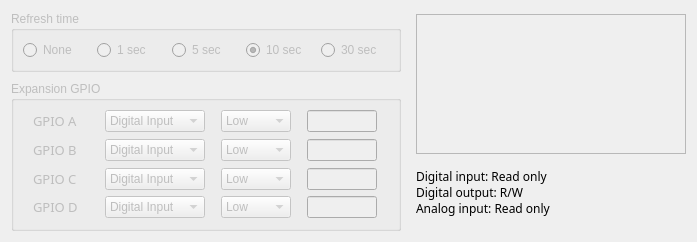
            <widget class="QWidget" name="userio_tab">
             <attribute name="title">
              <string>User I/O</string>
             </attribute>
             <attribute name="toolTip">
              <string>User I/O (supported WIZ750SR)</string>
             </attribute>
             <layout class="QGridLayout" name="gridLayout_124">
              <property name="horizontalSpacing">
               <number>12</number>
              </property>
              <item row="0" column="0">
               <layout class="QGridLayout" name="gridLayout_123">
                <property name="horizontalSpacing">
                 <number>15</number>
                </property>
                <property name="verticalSpacing">
                 <number>10</number>
                </property>
                <item row="0" column="0">
                 <layout class="QGridLayout" name="gridLayout_122">
                  <property name="verticalSpacing">
                   <number>9</number>
                  </property>
                  <item row="0" column="0">
                   <widget class="QGroupBox" name="refresh_grp">
                    <property name="enabled">
                     <bool>false</bool>
                    </property>
                    <property name="sizePolicy">
                     <sizepolicy hsizetype="Preferred" vsizetype="Minimum">
                      <horstretch>0</horstretch>
                      <verstretch>0</verstretch>
                     </sizepolicy>
                    </property>
                    <property name="minimumSize">
                     <size>
                      <width>390</width>
                      <height>50</height>
                     </size>
                    </property>
                    <property name="maximumSize">
                     <size>
                      <width>390</width>
                      <height>70</height>
                     </size>
                    </property>
                    <property name="baseSize">
                     <size>
                      <width>390</width>
                      <height>50</height>
                     </size>
                    </property>
                    <property name="title">
                     <string>Refresh time</string>
                    </property>
                    <layout class="QGridLayout" name="gridLayout_30">
                     <item row="0" column="0">
                      <layout class="QHBoxLayout" name="horizontalLayout_11">
                       <property name="spacing">
                        <number>6</number>
                       </property>
                       <item>
                        <widget class="QRadioButton" name="refresh_no">
                         <property name="text">
                          <string>None</string>
                         </property>
                         <property name="checked">
                          <bool>false</bool>
                         </property>
                        </widget>
                       </item>
                       <item>
                        <widget class="QRadioButton" name="refresh_1s">
                         <property name="text">
                          <string>1 sec</string>
                         </property>
                         <property name="checked">
                          <bool>false</bool>
                         </property>
                        </widget>
                       </item>
                       <item>
                        <widget class="QRadioButton" name="refresh_5s">
                         <property name="text">
                          <string>5 sec</string>
                         </property>
                         <property name="checked">
                          <bool>false</bool>
                         </property>
                        </widget>
                       </item>
                       <item>
                        <widget class="QRadioButton" name="refresh_10s">
                         <property name="text">
                          <string>10 sec</string>
                         </property>
                         <property name="checked">
                          <bool>true</bool>
                         </property>
                        </widget>
                       </item>
                       <item>
                        <widget class="QRadioButton" name="refresh_30s">
                         <property name="text">
                          <string>30 sec</string>
                         </property>
                        </widget>
                       </item>
                      </layout>
                     </item>
                    </layout>
                   </widget>
                  </item>
                  <item row="1" column="0">
                   <widget class="QGroupBox" name="exp_gpio">
                    <property name="enabled">
                     <bool>false</bool>
                    </property>
                    <property name="minimumSize">
                     <size>
                      <width>390</width>
                      <height>150</height>
                     </size>
                    </property>
                    <property name="maximumSize">
                     <size>
                      <width>390</width>
                      <height>150</height>
                     </size>
                    </property>
                    <property name="title">
                     <string>Expansion GPIO</string>
                    </property>
                    <layout class="QGridLayout" name="gridLayout_73">
                     <item row="0" column="0">
                      <widget class="QFrame" name="frame_gpioa">
                       <layout class="QGridLayout" name="gridLayout_72">
                        <property name="leftMargin">
                         <number>0</number>
                        </property>
                        <property name="topMargin">
                         <number>0</number>
                        </property>
                        <property name="rightMargin">
                         <number>0</number>
                        </property>
                        <property name="bottomMargin">
                         <number>0</number>
                        </property>
                        <item row="0" column="0">
                         <widget class="QLabel" name="gpioa_label">
                          <property name="minimumSize">
                           <size>
                            <width>56</width>
                            <height>0</height>
                           </size>
                          </property>
                          <property name="maximumSize">
                           <size>
                            <width>56</width>
                            <height>16777215</height>
                           </size>
                          </property>
                          <property name="font">
                           <font>
                            <family>맑은 고딕</family>
                            <pointsize>10</pointsize>
                           </font>
                          </property>
                          <property name="text">
                           <string>GPIO A</string>
                          </property>
                         </widget>
                        </item>
                        <item row="0" column="1">
                         <widget class="QComboBox" name="gpioa_config">
                          <property name="minimumSize">
                           <size>
                            <width>100</width>
                            <height>0</height>
                           </size>
                          </property>
                          <property name="maximumSize">
                           <size>
                            <width>100</width>
                            <height>16777215</height>
                           </size>
                          </property>
                          <item>
                           <property name="text">
                            <string>Digital Input</string>
                           </property>
                          </item>
                          <item>
                           <property name="text">
                            <string>Digital Output</string>
                           </property>
                          </item>
                          <item>
                           <property name="text">
                            <string>Analog Input</string>
                           </property>
                          </item>
                         </widget>
                        </item>
                        <item row="0" column="2">
                         <widget class="QComboBox" name="gpioa_set">
                          <property name="minimumSize">
                           <size>
                            <width>70</width>
                            <height>22</height>
                           </size>
                          </property>
                          <property name="maximumSize">
                           <size>
                            <width>70</width>
                            <height>22</height>
                           </size>
                          </property>
                          <item>
                           <property name="text">
                            <string>Low</string>
                           </property>
                          </item>
                          <item>
                           <property name="text">
                            <string>High</string>
                           </property>
                          </item>
                         </widget>
                        </item>
                        <item row="0" column="3">
                         <widget class="QLineEdit" name="gpioa_get">
                          <property name="minimumSize">
                           <size>
                            <width>70</width>
                            <height>22</height>
                           </size>
                          </property>
                          <property name="maximumSize">
                           <size>
                            <width>70</width>
                            <height>22</height>
                           </size>
                          </property>
                          <property name="inputMask">
                           <string notr="true"/>
                          </property>
                          <property name="text">
                           <string notr="true"/>
                          </property>
                          <property name="maxLength">
                           <number>4</number>
                          </property>
                          <property name="frame">
                           <bool>true</bool>
                          </property>
                          <property name="alignment">
                           <set>Qt::AlignCenter</set>
                          </property>
                          <property name="dragEnabled">
                           <bool>true</bool>
                          </property>
                          <property name="readOnly">
                           <bool>true</bool>
                          </property>
                         </widget>
                        </item>
                       </layout>
                      </widget>
                     </item>
                     <item row="1" column="0">
                      <widget class="QFrame" name="frame_gpiob">
                       <layout class="QGridLayout" name="gridLayout_74">
                        <property name="leftMargin">
                         <number>0</number>
                        </property>
                        <property name="topMargin">
                         <number>0</number>
                        </property>
                        <property name="rightMargin">
                         <number>0</number>
                        </property>
                        <property name="bottomMargin">
                         <number>0</number>
                        </property>
                        <item row="0" column="0">
                         <widget class="QLabel" name="gpiob_label">
                          <property name="minimumSize">
                           <size>
                            <width>56</width>
                            <height>0</height>
                           </size>
                          </property>
                          <property name="maximumSize">
                           <size>
                            <width>56</width>
                            <height>16777215</height>
                           </size>
                          </property>
                          <property name="font">
                           <font>
                            <family>맑은 고딕</family>
                            <pointsize>10</pointsize>
                           </font>
                          </property>
                          <property name="text">
                           <string>GPIO B</string>
                          </property>
                         </widget>
                        </item>
                        <item row="0" column="1">
                         <widget class="QComboBox" name="gpiob_config">
                          <property name="minimumSize">
                           <size>
                            <width>100</width>
                            <height>0</height>
                           </size>
                          </property>
                          <property name="maximumSize">
                           <size>
                            <width>100</width>
                            <height>16777215</height>
                           </size>
                          </property>
                          <item>
                           <property name="text">
                            <string>Digital Input</string>
                           </property>
                          </item>
                          <item>
                           <property name="text">
                            <string>Digital Output</string>
                           </property>
                          </item>
                          <item>
                           <property name="text">
                            <string>Analog Input</string>
                           </property>
                          </item>
                         </widget>
                        </item>
                        <item row="0" column="2">
                         <widget class="QComboBox" name="gpiob_set">
                          <property name="minimumSize">
                           <size>
                            <width>70</width>
                            <height>22</height>
                           </size>
                          </property>
                          <property name="maximumSize">
                           <size>
                            <width>70</width>
                            <height>22</height>
                           </size>
                          </property>
                          <item>
                           <property name="text">
                            <string>Low</string>
                           </property>
                          </item>
                          <item>
                           <property name="text">
                            <string>High</string>
                           </property>
                          </item>
                         </widget>
                        </item>
                        <item row="0" column="3">
                         <widget class="QLineEdit" name="gpiob_get">
                          <property name="minimumSize">
                           <size>
                            <width>70</width>
                            <height>22</height>
                           </size>
                          </property>
                          <property name="maximumSize">
                           <size>
                            <width>70</width>
                            <height>22</height>
                           </size>
                          </property>
                          <property name="inputMask">
                           <string notr="true"/>
                          </property>
                          <property name="text">
                           <string notr="true"/>
                          </property>
                          <property name="maxLength">
                           <number>4</number>
                          </property>
                          <property name="frame">
                           <bool>true</bool>
                          </property>
                          <property name="alignment">
                           <set>Qt::AlignCenter</set>
                          </property>
                          <property name="dragEnabled">
                           <bool>true</bool>
                          </property>
                          <property name="readOnly">
                           <bool>true</bool>
                          </property>
                         </widget>
                        </item>
                       </layout>
                      </widget>
                     </item>
                     <item row="2" column="0">
                      <widget class="QFrame" name="frame_gpioc">
                       <property name="toolTipDuration">
                        <number>-1</number>
                       </property>
                       <layout class="QGridLayout" name="gridLayout_71">
                        <property name="leftMargin">
                         <number>0</number>
                        </property>
                        <property name="topMargin">
                         <number>0</number>
                        </property>
                        <property name="rightMargin">
                         <number>0</number>
                        </property>
                        <property name="bottomMargin">
                         <number>0</number>
                        </property>
                        <item row="0" column="0">
                         <widget class="QLabel" name="gpioc_label">
                          <property name="minimumSize">
                           <size>
                            <width>56</width>
                            <height>0</height>
                           </size>
                          </property>
                          <property name="maximumSize">
                           <size>
                            <width>56</width>
                            <height>16777215</height>
                           </size>
                          </property>
                          <property name="font">
                           <font>
                            <family>맑은 고딕</family>
                            <pointsize>10</pointsize>
                           </font>
                          </property>
                          <property name="text">
                           <string>GPIO C</string>
                          </property>
                         </widget>
                        </item>
                        <item row="0" column="1">
                         <widget class="QComboBox" name="gpioc_config">
                          <property name="minimumSize">
                           <size>
                            <width>100</width>
                            <height>0</height>
                           </size>
                          </property>
                          <property name="maximumSize">
                           <size>
                            <width>100</width>
                            <height>16777215</height>
                           </size>
                          </property>
                          <item>
                           <property name="text">
                            <string>Digital Input</string>
                           </property>
                          </item>
                          <item>
                           <property name="text">
                            <string>Digital Output</string>
                           </property>
                          </item>
                          <item>
                           <property name="text">
                            <string>Analog Input</string>
                           </property>
                          </item>
                         </widget>
                        </item>
                        <item row="0" column="2">
                         <widget class="QComboBox" name="gpioc_set">
                          <property name="minimumSize">
                           <size>
                            <width>70</width>
                            <height>22</height>
                           </size>
                          </property>
                          <property name="maximumSize">
                           <size>
                            <width>70</width>
                            <height>22</height>
                           </size>
                          </property>
                          <item>
                           <property name="text">
                            <string>Low</string>
                           </property>
                          </item>
                          <item>
                           <property name="text">
                            <string>High</string>
                           </property>
                          </item>
                         </widget>
                        </item>
                        <item row="0" column="3">
                         <widget class="QLineEdit" name="gpioc_get">
                          <property name="minimumSize">
                           <size>
                            <width>70</width>
                            <height>22</height>
                           </size>
                          </property>
                          <property name="maximumSize">
                           <size>
                            <width>70</width>
                            <height>22</height>
                           </size>
                          </property>
                          <property name="inputMask">
                           <string notr="true"/>
                          </property>
                          <property name="text">
                           <string notr="true"/>
                          </property>
                          <property name="maxLength">
                           <number>4</number>
                          </property>
                          <property name="frame">
                           <bool>true</bool>
                          </property>
                          <property name="alignment">
                           <set>Qt::AlignCenter</set>
                          </property>
                          <property name="dragEnabled">
                           <bool>true</bool>
                          </property>
                          <property name="readOnly">
                           <bool>true</bool>
                          </property>
                         </widget>
                        </item>
                       </layout>
                      </widget>
                     </item>
                     <item row="3" column="0">
                      <widget class="QFrame" name="frame_gpiod">
                       <layout class="QGridLayout" name="gridlayout_gpiod">
                        <property name="leftMargin">
                         <number>0</number>
                        </property>
                        <property name="topMargin">
                         <number>0</number>
                        </property>
                        <property name="rightMargin">
                         <number>0</number>
                        </property>
                        <property name="bottomMargin">
                         <number>0</number>
                        </property>
                        <item row="0" column="0">
                         <widget class="QLabel" name="gpiod_label">
                          <property name="minimumSize">
                           <size>
                            <width>56</width>
                            <height>0</height>
                           </size>
                          </property>
                          <property name="maximumSize">
                           <size>
                            <width>56</width>
                            <height>16777215</height>
                           </size>
                          </property>
                          <property name="font">
                           <font>
                            <family>맑은 고딕</family>
                            <pointsize>10</pointsize>
                           </font>
                          </property>
                          <property name="text">
                           <string>GPIO D</string>
                          </property>
                          <property name="buddy">
                           <cstring>frame_gpiod</cstring>
                          </property>
                         </widget>
                        </item>
                        <item row="0" column="1">
                         <widget class="QComboBox" name="gpiod_config">
                          <property name="minimumSize">
                           <size>
                            <width>100</width>
                            <height>0</height>
                           </size>
                          </property>
                          <property name="maximumSize">
                           <size>
                            <width>100</width>
                            <height>16777215</height>
                           </size>
                          </property>
                          <item>
                           <property name="text">
                            <string>Digital Input</string>
                           </property>
                          </item>
                          <item>
                           <property name="text">
                            <string>Digital Output</string>
                           </property>
                          </item>
                          <item>
                           <property name="text">
                            <string>Analog Input</string>
                           </property>
                          </item>
                         </widget>
                        </item>
                        <item row="0" column="2">
                         <widget class="QComboBox" name="gpiod_set">
                          <property name="minimumSize">
                           <size>
                            <width>70</width>
                            <height>22</height>
                           </size>
                          </property>
                          <property name="maximumSize">
                           <size>
                            <width>70</width>
                            <height>22</height>
                           </size>
                          </property>
                          <item>
                           <property name="text">
                            <string>Low</string>
                           </property>
                          </item>
                          <item>
                           <property name="text">
                            <string>High</string>
                           </property>
                          </item>
                         </widget>
                        </item>
                        <item row="0" column="3">
                         <widget class="QLineEdit" name="gpiod_get">
                          <property name="minimumSize">
                           <size>
                            <width>70</width>
                            <height>22</height>
                           </size>
                          </property>
                          <property name="maximumSize">
                           <size>
                            <width>70</width>
                            <height>22</height>
                           </size>
                          </property>
                          <property name="inputMask">
                           <string notr="true"/>
                          </property>
                          <property name="text">
                           <string notr="true"/>
                          </property>
                          <property name="maxLength">
                           <number>4</number>
                          </property>
                          <property name="frame">
                           <bool>true</bool>
                          </property>
                          <property name="alignment">
                           <set>Qt::AlignCenter</set>
                          </property>
                          <property name="dragEnabled">
                           <bool>true</bool>
                          </property>
                          <property name="readOnly">
                           <bool>true</bool>
                          </property>
                         </widget>
                        </item>
                       </layout>
                      </widget>
                     </item>
                    </layout>
                   </widget>
                  </item>
                 </layout>
                </item>
                <item row="0" column="1">
                 <layout class="QGridLayout" name="gridLayout_121">
                  <item row="0" column="0">
                   <widget class="QFrame" name="frame_5">
                    <property name="minimumSize">
                     <size>
                      <width>270</width>
                      <height>140</height>
                     </size>
                    </property>
                    <property name="maximumSize">
                     <size>
                      <width>270</width>
                      <height>140</height>
                     </size>
                    </property>
                    <property name="frameShape">
                     <enum>QFrame::StyledPanel</enum>
                    </property>
                    <property name="frameShadow">
                     <enum>QFrame::Raised</enum>
                    </property>
                   </widget>
                  </item>
                  <item row="1" column="0">
                   <widget class="QLabel" name="label_5">
                    <property name="minimumSize">
                     <size>
                      <width>250</width>
                      <height>70</height>
                     </size>
                    </property>
                    <property name="maximumSize">
                     <size>
                      <width>300</width>
                      <height>70</height>
                     </size>
                    </property>
                    <property name="font">
                     <font>
                      <family>맑은 고딕</family>
                      <pointsize>9</pointsize>
                     </font>
                    </property>
                    <property name="text">
                     <string>Digital input: Read only
Digital output: R/W
Analog input: Read only</string>
                    </property>
                   </widget>
                  </item>
                 </layout>
                </item>
               </layout>
              </item>
             </layout>
            </widget>
